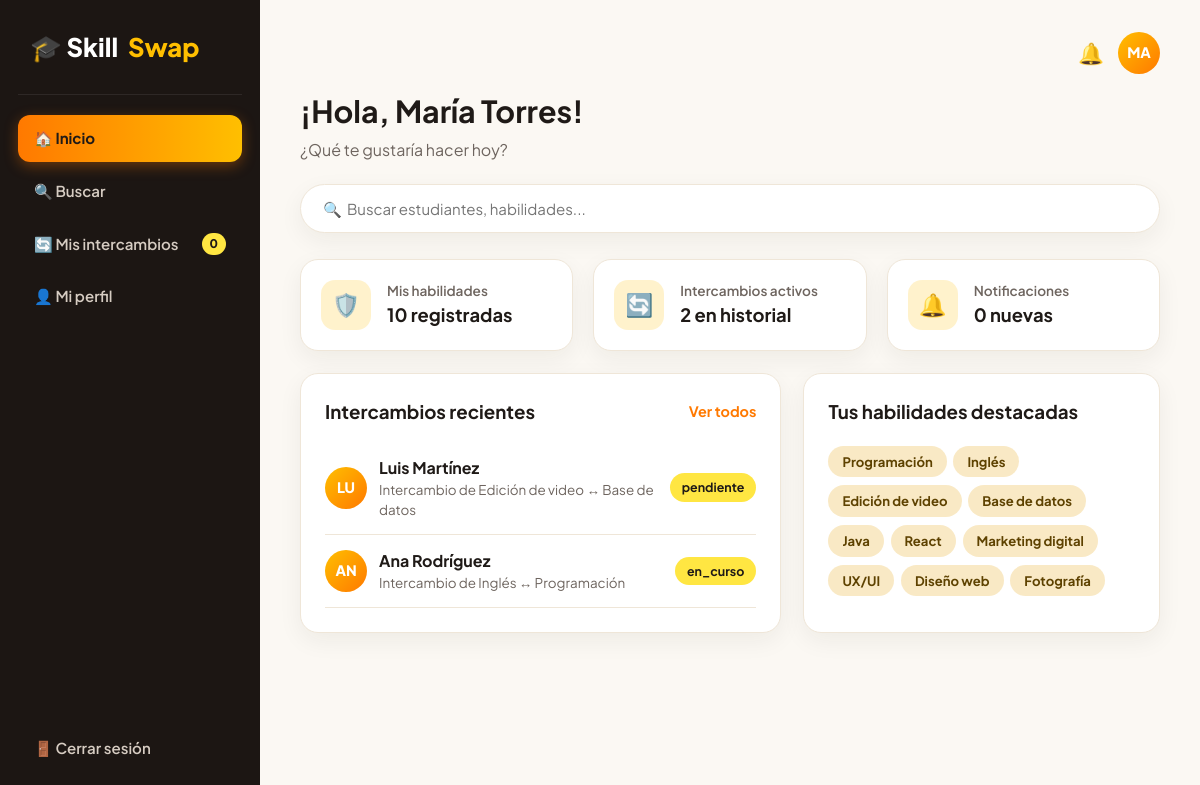
/dashboard.php (signed in), run on the app's committed database.
### tables this page shows
CREATE TABLE `intercambios` (
  `id` int(11) NOT NULL,
  `emisor_id` int(11) NOT NULL,
  `receptor_id` int(11) NOT NULL,
  `habilidad_ofrecida` varchar(80) NOT NULL,
  `habilidad_solicitada` varchar(80) NOT NULL,
  `estado` enum('pendiente','en_curso','completado','rechazado') DEFAULT 'pendiente',
  `fecha_creacion` timestamp NOT NULL DEFAULT current_timestamp()
);

CREATE TABLE `usuarios` (
  `id` int(11) NOT NULL,
  `nombre_completo` varchar(100) NOT NULL,
  `correo` varchar(120) NOT NULL,
  `password_hash` varchar(255) NOT NULL,
  `carrera` varchar(100) DEFAULT 'Ingeniería en Sistemas',
  `anio_academico` varchar(30) DEFAULT '1er año',
  `ubicacion` varchar(80) DEFAULT 'Panamá',
  `bio` text DEFAULT NULL,
  `avatar` varchar(255) DEFAULT 'default.png',
  `en_linea` tinyint(1) DEFAULT 0,
  `fecha_registro` timestamp NOT NULL DEFAULT current_timestamp()
);

CREATE TABLE `habilidades` (
  `id` int(11) NOT NULL,
  `nombre` varchar(80) NOT NULL
);

### dashboard.php (the view, shortened to what this page needs)
<?php
require_once 'db.php';
$uid = $_SESSION['usuario_id'];
$stHabs = $pdo->prepare("SELECT h.nombre FROM usuario_habilidades uh JOIN habilidades h ON uh.habilidad_id = h.id WHERE uh.usuario_id = ?");
$stHabs->execute([$uid]);
$misHabs = $stHabs->fetchAll();
$stInc = $pdo->prepare("
    SELECT i.*, u1.nombre_completo AS emisor, u2.nombre_completo AS receptor
    FROM intercambios i
    JOIN usuarios u1 ON i.emisor_id = u1.id
    JOIN usuarios u2 ON i.receptor_id = u2.id
    WHERE i.emisor_id = ? OR i.receptor_id = ?
    ORDER BY i.id DESC LIMIT 4
");
$stInc->execute([$uid, $uid]);
$intercambios = $stInc->fetchAll();
$stNotif = $pdo->prepare("SELECT COUNT(*) FROM notificaciones WHERE usuario_id = ? AND leida = 0");
$stNotif->execute([$uid]);
$numNotif = $stNotif->fetchColumn();
renderInicio('SkillSwap - Inicio');
?>
<h1 style="font-size: 1.9rem; margin-bottom: 4px;">¡Hola, <?= htmlspecialchars($_SESSION['usuario_nombre']) ?>!</h1>
<p style="color: var(--text-muted); margin-bottom: 22px;">¿Qué te gustaría hacer hoy?</p>
<form action="buscar.php" method="GET" style="margin-bottom: 26px;">
    <input type="text" name="q" class="form-control search-pill" placeholder="🔍  Buscar estudiantes, habilidades...">
</form>
<div class="grid-3">
    <div class="card stat-card">
        <div class="stat-icon">🛡️</div>
        <div>
            <p style="font-size: 0.85rem; color: var(--text-muted); font-weight: 600;">Mis habilidades</p>
            <strong style="font-size: 1.15rem;"><?= count($misHabs) ?> registradas</strong>
        </div>
    </div>
    <div class="card stat-card">
        <div class="stat-icon">🔄</div>
        <div>
            <p style="font-size: 0.85rem; color: var(--text-muted); font-weight: 600;">Intercambios activos</p>
            <strong style="font-size: 1.15rem;"><?= count($intercambios) ?> en historial</strong>
        </div>
    </div>
    <div class="card stat-card">
        <div class="stat-icon">🔔</div>
        <div>
            <p style="font-size: 0.85rem; color: var(--text-muted); font-weight: 600;">Notificaciones</p>
            <strong style="font-size: 1.15rem;"><?= $numNotif ?> nuevas</strong>
        </div>
    </div>
</div>
<div class="grid-2">
    <div class="card">
        <div style="display: flex; justify-content: space-between; align-items: center; margin-bottom: 16px;">
            <h3>Intercambios recientes</h3>
            <a href="mensajes.php" style="color: var(--naranja); font-weight: 700; text-decoration: none; font-size: 0.9rem;">Ver todos</a>
        </div>
        <?php foreach ($intercambios as $inc):
            $nombreComp = ($inc['emisor_id'] == $uid) ? $inc['receptor'] : $inc['emisor'];
            $iniComp = strtoupper(substr($nombreComp, 0, 2));
        ?>
            <div style="padding: 14px 0; border-bottom: 1px solid var(--border-soft); display: flex; justify-content: space-between; align-items: center;">
                <div style="display: flex; align-items: center; gap: 12px;">
                    <div class="avatar-circle" style="width: 42px; height: 42px; font-size: 0.9rem;"><?= $iniComp ?></div>
                    <div>
                        <strong><?= htmlspecialchars($nombreComp) ?></strong>
                        <p style="font-size: 0.84rem; color: var(--text-muted);">
                            Intercambio de <?= htmlspecialchars($inc['habilidad_ofrecida']) ?> ↔ <?= htmlspecialchars($inc['habilidad_solicitada']) ?>
                        </p>
                    </div>
                </div>
                <span class="status-pill"><?= htmlspecialchars($inc['estado']) ?></span>
            </div>
        <?php endforeach; ?>
    </div>
    <div class="card">
        <h3 style="margin-bottom: 16px;">Tus habilidades destacadas</h3>
        <div>
            <?php foreach ($misHabs as $h): ?>
                <span class="skill-tag"><?= htmlspecialchars($h['nombre']) ?></span>
            <?php endforeach; ?>
        </div>
    </div>
</div>
<?php renderFin(); ?>

### db.php (shortened to what this page needs)
<?php
$host = "127.0.0.1";
$port = "3307";
$db   = "skillswap";
$user = "root";
$pass = "";
try {
    $pdo = new PDO("mysql:host=$host;port=$port;dbname=$db;charset=utf8mb4", $user, $pass, [
        PDO::ATTR_ERRMODE => PDO::ERRMODE_EXCEPTION,
        PDO::ATTR_DEFAULT_FETCH_MODE => PDO::FETCH_ASSOC
    ]);
} catch (PDOException $e) {
    die("Error de conexión a la base de datos: " . $e->getMessage());
}
function renderInicio($titulo = 'SkillSwap', $conMenu = true) {
    global $pdo;
    $actual = basename($_SERVER['PHP_SELF']);
    $notifs = 0;
    if ($conMenu && isset($_SESSION['usuario_id'])) {
        $st = $pdo->prepare("SELECT COUNT(*) FROM notificaciones WHERE usuario_id = ? AND leida = 0");
        $st->execute([$_SESSION['usuario_id']]);
        $notifs = $st->fetchColumn();
    }
    echo "<!DOCTYPE html><html lang='es'><head><meta charset='UTF-8'><meta name='viewport' content='width=device-width, initial-scale=1.0'><title>$titulo</title><link rel='stylesheet' href='styles.css'></head><body>";
    if ($conMenu) {
        $iniciales = strtoupper(substr($_SESSION['usuario_nombre'] ?? 'US', 0, 2));
        echo "<div class='app-container'>
        <aside class='sidebar'>
            <div class='sidebar-brand'><div class='brand-logo'>🎓 Skill<span>Swap</span></div></div>
            <nav class='sidebar-nav'>
                <a href='dashboard.php' class='" . ($actual=='dashboard.php'?'active':'') . "'>🏠 Inicio</a>
                <a href='buscar.php' class='" . ($actual=='buscar.php'?'active':'') . "'>🔍 Buscar</a>
                <a href='mensajes.php' class='" . ($actual=='mensajes.php'?'active':'') . "'>🔄 Mis intercambios <span class='badge-notif'>$notifs</span></a>
                <a href='perfil.php' class='" . ($actual=='perfil.php'?'active':'') . "'>👤 Mi perfil</a>
            </nav>
            <div class='sidebar-footer'><a href='acciones.php?accion=logout'>🚪 Cerrar sesión</a></div>
        </aside>
        <main class='main-content'>
            <div style='display:flex; justify-content:flex-end; align-items:center; gap:14px; margin-bottom:14px;'>
                <a href='mensajes.php' style='text-decoration:none; font-size:1.3rem;'>🔔</a>
                <div class='avatar-circle' style='width:42px; height:42px; font-size:0.9rem;'>$iniciales</div>
            </div>";
    }
}
function renderFin($conMenu = true) {
    if ($conMenu) echo "</main></div>";
    echo "<script src='app.js'></script></body></html>";
}

### styles.css (style rules this page uses)
:root { --ambar: #FFBF00; --arena: #F2CF7E; --amarillo: #FFE642; --naranja: #FF7900; --sidebar-bg: #1C1613; --sidebar-hover: #2E241E; --bg-app: #FBF8F3; --card-bg: #FFFFFF; --text-main: #1F1A17; --text-muted: #6E655F; --border-soft: #EFE6D8; --radius-lg: 18px; --radius-md: 12px; --shadow-card: 0 8px 24px rgba(31, 26, 23, 0.06); }
* { box-sizing: border-box; margin: 0; padding: 0; font-family: 'Plus Jakarta Sans', 'Segoe UI', sans-serif; }
body { background-color: var(--bg-app); color: var(--text-main); line-height: 1.5; }
.brand-logo { display: flex; align-items: center; gap: 10px; font-size: 1.6rem; font-weight: 800; }
.brand-logo span { color: var(--ambar); }
.app-container { display: flex; min-height: 100vh; }
.sidebar { width: 260px; background: var(--sidebar-bg); color: #FFFFFF; padding: 28px 18px; display: flex; flex-direction: column; position: sticky; top: 0; height: 100vh; }
.sidebar-brand { padding: 0 12px 28px; border-bottom: 1px solid rgba(255, 255, 255, 0.08); margin-bottom: 20px; }
.sidebar-nav { display: flex; flex-direction: column; gap: 6px; flex: 1; }
.sidebar-nav a, .sidebar-footer a { display: flex; align-items: center; justify-content: space-between; padding: 12px 16px; border-radius: var(--radius-md); color: #D6CCC2; text-decoration: none; font-weight: 600; font-size: 0.94rem; transition: all 0.2s ease; }
.sidebar-nav a.active { background: linear-gradient(90deg, var(--naranja), var(--ambar)); color: var(--text-main); font-weight: 700; box-shadow: 0 4px 14px rgba(255, 121, 0, 0.35); }
.badge-notif { background: var(--amarillo); color: var(--text-main); font-size: 0.75rem; font-weight: 800; padding: 2px 8px; border-radius: 99px; }
.main-content { flex: 1; padding: 32px 40px; max-width: 1240px; }
.card { background: var(--card-bg); border-radius: var(--radius-lg); padding: 24px; box-shadow: var(--shadow-card); border: 1px solid var(--border-soft); margin-bottom: 22px; }
.grid-3 { display: grid; grid-template-columns: repeat(3, 1fr); gap: 20px; }
.grid-2 { display: grid; grid-template-columns: 1.35fr 1fr; gap: 22px; }
.stat-card { display: flex; align-items: center; gap: 16px; padding: 20px; }
.stat-icon { width: 50px; height: 50px; border-radius: 14px; display: flex; align-items: center; justify-content: center; font-size: 1.4rem; background: rgba(255, 191, 0, 0.2); color: var(--naranja); }
.avatar-circle { width: 48px; height: 48px; border-radius: 50%; background: linear-gradient(135deg, var(--ambar), var(--naranja)); color: #FFF; font-weight: 800; display: flex; align-items: center; justify-content: center; font-size: 1.1rem; flex-shrink: 0; }
.form-control { width: 100%; padding: 12px 16px; border: 1.5px solid var(--border-soft); border-radius: var(--radius-md); background: #FFFDF9; font-size: 0.94rem; color: var(--text-main); transition: border-color 0.2s; }
.search-pill { border-radius: 99px; padding: 14px 22px; background: #FFFFFF; box-shadow: var(--shadow-card); }
.skill-tag { display: inline-block; background: rgba(242, 207, 126, 0.45); color: #5E4200; padding: 6px 14px; border-radius: 99px; font-size: 0.82rem; font-weight: 700; margin: 4px 4px 4px 0; }
.status-pill { padding: 5px 12px; border-radius: 99px; font-size: 0.78rem; font-weight: 700; background: var(--amarillo); color: var(--text-main); }

### data on the page
intercambios: emisor.nombre_completo "LU", emisor.nombre_completo "Luis Martínez", habilidad_ofrecida "Edición de video", habilidad_solicitada "Base de datos", estado "pendiente"
intercambios: emisor.nombre_completo "AN", emisor.nombre_completo "Ana Rodríguez", habilidad_ofrecida "Inglés", habilidad_solicitada "Programación", estado "en_curso"
habilidades: nombre "Programación"
habilidades: nombre "Inglés"
habilidades: nombre "Edición de video"
habilidades: nombre "Base de datos"
habilidades: nombre "Java"
habilidades: nombre "React"
habilidades: nombre "Marketing digital"
habilidades: nombre "UX/UI"
habilidades: nombre "Diseño web"
habilidades: nombre "Fotografía"

### other printed values
$notifs "0"
$iniciales "MA"
$_SESSION['usuario_nombre'] "María Torres"
count($misHabs) "10"
count($intercambios) "2"
$numNotif "0"
